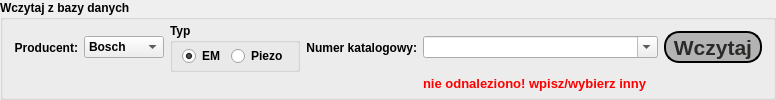
    <widget class="QGroupBox" name="groupBox_8">
     <property name="sizePolicy">
      <sizepolicy hsizetype="Preferred" vsizetype="Preferred">
       <horstretch>0</horstretch>
       <verstretch>0</verstretch>
      </sizepolicy>
     </property>
     <property name="maximumSize">
      <size>
       <width>16777215</width>
       <height>16777215</height>
      </size>
     </property>
     <property name="font">
      <font>
       <weight>75</weight>
       <bold>true</bold>
      </font>
     </property>
     <property name="title">
      <string>Wczytaj z bazy danych</string>
     </property>
     <layout class="QGridLayout" name="gridLayout_10">
      <property name="topMargin">
       <number>3</number>
      </property>
      <property name="bottomMargin">
       <number>3</number>
      </property>
      <property name="verticalSpacing">
       <number>0</number>
      </property>
      <item row="0" column="3">
       <widget class="QGroupBox" name="groupBox_9">
        <property name="title">
         <string>Typ</string>
        </property>
        <layout class="QGridLayout" name="gridLayout_6">
         <property name="topMargin">
          <number>3</number>
         </property>
         <property name="bottomMargin">
          <number>3</number>
         </property>
         <item row="0" column="0">
          <widget class="QRadioButton" name="emRadioButton">
           <property name="font">
            <font>
             <weight>75</weight>
             <bold>true</bold>
            </font>
           </property>
           <property name="text">
            <string>EM</string>
           </property>
           <property name="checked">
            <bool>true</bool>
           </property>
          </widget>
         </item>
         <item row="0" column="1">
          <widget class="QRadioButton" name="piezoRadioButton">
           <property name="text">
            <string>Piezo</string>
           </property>
          </widget>
         </item>
        </layout>
       </widget>
      </item>
      <item row="0" column="6">
       <widget class="QToolButton" name="readFromDatabaseButton">
        <property name="sizePolicy">
         <sizepolicy hsizetype="Fixed" vsizetype="Fixed">
          <horstretch>0</horstretch>
          <verstretch>0</verstretch>
         </sizepolicy>
        </property>
        <property name="font">
         <font>
          <pointsize>16</pointsize>
          <weight>75</weight>
          <bold>true</bold>
         </font>
        </property>
        <property name="styleSheet">
         <string notr="true">background-color: #b3b3b3;
border-radius: 15px;
border-width: 2px;
border-color: black;
border-style: outset;
color: #2a2a29;</string>
        </property>
        <property name="text">
         <string>Wczytaj</string>
        </property>
       </widget>
      </item>
      <item row="1" column="5">
       <widget class="QLabel" name="notFoundLabel">
        <property name="font">
         <font>
          <pointsize>10</pointsize>
          <weight>75</weight>
          <bold>true</bold>
         </font>
        </property>
        <property name="styleSheet">
         <string notr="true">color: red;</string>
        </property>
        <property name="text">
         <string>nie odnaleziono! wpisz/wybierz inny</string>
        </property>
       </widget>
      </item>
      <item row="0" column="0">
       <widget class="QLabel" name="label_6">
        <property name="font">
         <font>
          <weight>75</weight>
          <bold>true</bold>
         </font>
        </property>
        <property name="text">
         <string>Producent:</string>
        </property>
        <property name="alignment">
         <set>Qt::AlignRight|Qt::AlignTrailing|Qt::AlignVCenter</set>
        </property>
       </widget>
      </item>
      <item row="0" column="2">
       <widget class="QComboBox" name="companyBox">
        <item>
         <property name="text">
          <string>Bosch</string>
         </property>
        </item>
        <item>
         <property name="text">
          <string>Siemens</string>
         </property>
        </item>
        <item>
         <property name="text">
          <string>Denso</string>
         </property>
        </item>
        <item>
         <property name="text">
          <string>Delphi</string>
         </property>
        </item>
       </widget>
      </item>
      <item row="0" column="4">
       <widget class="QLabel" name="label_8">
        <property name="text">
         <string>Numer katalogowy:</string>
        </property>
        <property name="alignment">
         <set>Qt::AlignRight|Qt::AlignTrailing|Qt::AlignVCenter</set>
        </property>
       </widget>
      </item>
      <item row="0" column="5">
       <widget class="QComboBox" name="numbersBox">
        <property name="sizePolicy">
         <sizepolicy hsizetype="Minimum" vsizetype="Fixed">
          <horstretch>0</horstretch>
          <verstretch>0</verstretch>
         </sizepolicy>
        </property>
        <property name="minimumSize">
         <size>
          <width>235</width>
          <height>0</height>
         </size>
        </property>
        <property name="editable">
         <bool>true</bool>
        </property>
       </widget>
      </item>
     </layout>
    </widget>
